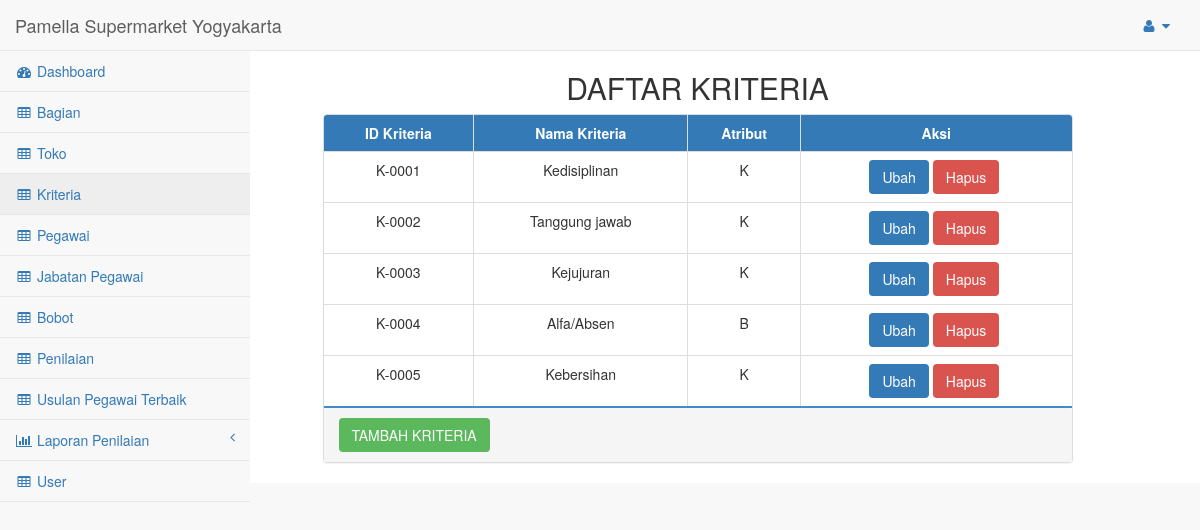
Page /pages/index.php?navigasi=kriteria&crud=view (signed in) on the earlier database version.
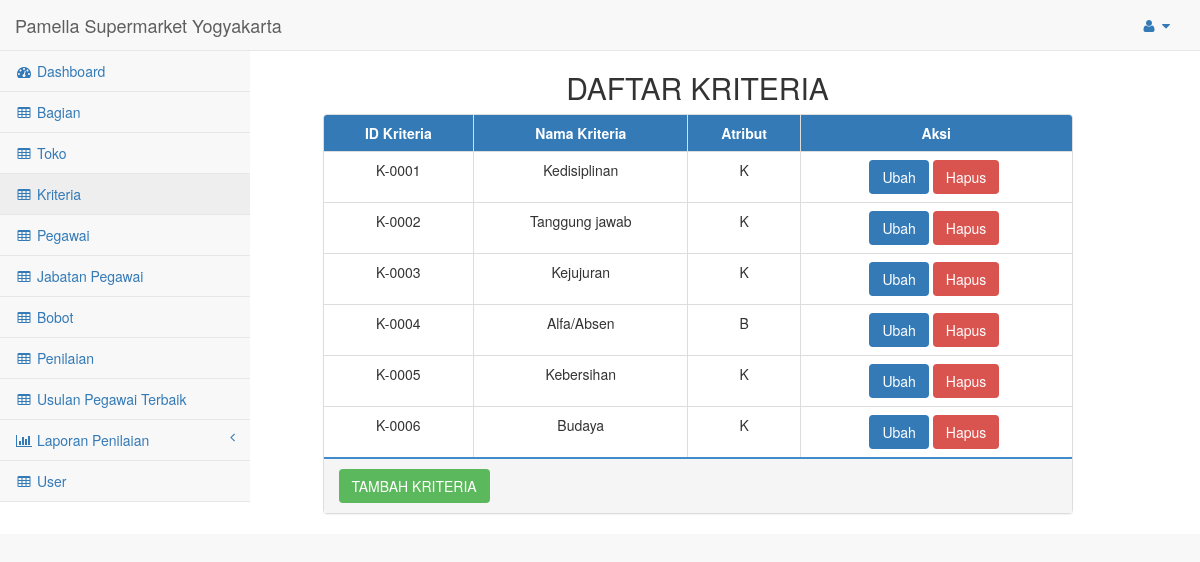
Same page on the later database version.
### tables this page shows
CREATE TABLE `kriteria` (
  `id_kriteria` char(8) NOT NULL,
  `nama_kriteria` varchar(25) NOT NULL,
  `atribut` enum('K','B') NOT NULL
);

### include/kontrol/cek_user.php (called while the page is built, shortened)
<?php
    $username=$_SESSION['username'];
    $hak_akses=$_SESSION['hak_akses'];
    $cek_user=("SELECT user_name,hak_akses FROM user WHERE user_name ='$username' AND hak_akses=$hak_akses");
    $user_data=mysqli_query($db_link,$cek_user);
    $cek_jum=mysqli_num_rows($user_data);
    if($cek_jum==NULL || $cek_jum==0 || $cek_jum<>1){
        header("location:login.php");
    }
    else if($cek_jum==1){
        $data_user=mysqli_fetch_assoc($user_data);
    }
?>

### include/view/read/kriteria_tampil.php (the view, shortened to what this page needs)
<div class="col-sm-8 col-sm-offset-3">
	<h2 class="text-center">DAFTAR KRITERIA</h2>
	<div class="panel-group">
		<div class="panel panel-default">
			<table class="table table-bordered table-hover text-center panel panel-primary">
				<thead class="panel-heading">
					<tr>
						<th class="text-center">ID Kriteria</th>
						<th class="text-center">Nama Kriteria</th>
						<th class="text-center">Atribut</th>
                        <th class="text-center">Aksi</th>
					</tr>
				</thead>
				<tbody>
					<?php
							$sql = "select * from kriteria order by id_kriteria";
							$hasil = mysqli_query($db_link,$sql);
							while ($data=mysqli_fetch_array($hasil)) {
							echo "<tr>";
                            echo "  <td>{$data['id_kriteria']}</td>
                                    <td>{$data['nama_kriteria']}</td>
                                    <td>{$data['atribut']}</td>
									<td>";
									 if($hak_akses==0 || $hak_akses==2  ){
										echo "<a class='btn btn-primary ubah' ref='".$data['id_kriteria']."'>Ubah</a>
										<a class='btn btn-danger hapus' ref='".$data['id_kriteria']."' nama='".$data['nama_kriteria']."'>Hapus</a>&nbsp;";
									}
                                    echo "</td>";
							echo "</tr>";
						}
					?>
				</tbody>
			</table>
						<hr style="height:2px; border:none;margin:0; color:#000; background-color:#428bca;">
			<div class="panel-heading">
					<div class="row">
						<div class="col-sm-12">
						<?php
						 if($hak_akses==0 || $hak_akses==2  ){
							echo '<button type="button" id="tambah" class="btn btn-success">TAMBAH KRITERIA</button>';
						}
						?>
						</div>
					</div>
			</div>
		</div>
	</div>
</div>

### pages/index.php (shortened to what this page needs)
<!DOCTYPE html>
<html lang="en">
<?php
    include_once "../koneksi.php";
    include_once "../include/kontrol/cek_user.php";
    $hak_akses=$data_user['hak_akses'];
?>
<head>
    <link href="../vendor/bootstrap/css/bootstrap.min.css" rel="stylesheet">
    <link href="../vendor/metisMenu/metisMenu.min.css" rel="stylesheet">
    <link href="../dist/css/sb-admin-2.css" rel="stylesheet">
    <link href="../vendor/font-awesome/css/font-awesome.min.css" rel="stylesheet" type="text/css">
    <link href="../vendor/bootstrap/css/bootstrap-datetimepicker-standalone.css" rel="stylesheet">
    <link href="../vendor/bootstrap/css/bootstrap-datetimepicker.min.css" rel="stylesheet">
</head>
<body >
    <div id="wrapper">
        <nav class="navbar navbar-default navbar-static-top" role="navigation" style="margin-bottom: 0">
            <div class="navbar-header">
                <a class="navbar-brand" href="index.html">Pamella Supermarket Yogyakarta</a>
            </div>
            <ul class="nav navbar-top-links navbar-right">
                <li class="dropdown">
                    <a class="dropdown-toggle" data-toggle="dropdown" href="#">
                        <i class="fa fa-user fa-fw"></i> <i class="fa fa-caret-down"></i>
                    </a>
                        </li>
                    </ul>
            <div class="navbar-default sidebar" role="navigation">
                <div class="sidebar-nav navbar-collapse">
                    <ul class="nav" id="side-menu">
                    <?php
                        if($hak_akses==0 || $hak_akses==1 || $hak_akses==2 || $hak_akses==3 || $hak_akses==4){
                            echo '
                            <li>
                                <a href="index.php?navigasi=dashboard"><i class="fa fa-dashboard fa-fw"></i> Dashboard</a>
                            </li>
                            ';
                        }
                         if($hak_akses==0 || $hak_akses==1 || $hak_akses==2 || $hak_akses==3 || $hak_akses==4){
                           echo '
                            <li>
                                <a href="index.php?navigasi=bagian&crud=view"><i class="fa fa-table fa-fw"></i> Bagian</a>
                            </li>
                           ';
                        }
                        if($hak_akses==0 || $hak_akses==1 || $hak_akses==2 || $hak_akses==3 || $hak_akses==4){
                            echo '
                            <li>
                                <a href="index.php?navigasi=toko&crud=view"><i class="fa fa-table fa-fw"></i> Toko</a>
                            </li>
                            ';
                        }
                         if($hak_akses==0 || $hak_akses==1 || $hak_akses==2 || $hak_akses==3 || $hak_akses==4){
                            echo '
                            <li>
                                <a href="index.php?navigasi=kriteria&crud=view"><i class="fa fa-table fa-fw"></i> Kriteria</a>
                            </li>
                            ';
                        }
                         if($hak_akses==0 || $hak_akses==1 || $hak_akses==2 || $hak_akses==3 || $hak_akses==4){
                            echo '
                            <li>
                                <a href="index.php?navigasi=pegawai&crud=view"><i class="fa fa-table fa-fw"></i> Pegawai</a>
                            </li>
                            ';
                        }
                         if($hak_akses==0 || $hak_akses==1 || $hak_akses==2 || $hak_akses==3 || $hak_akses==4){
                            echo '
                            <li>
                                <a href="index.php?navigasi=jabatan_pegawai&crud=view"><i class="fa fa-table fa-fw"></i> Jabatan Pegawai</a>
                            </li>
                            ';
                        }
                         if($hak_akses==0 || $hak_akses==1 || $hak_akses==2 || $hak_akses==3 || $hak_akses==4){
                            echo '
                            <li>
                                <a href="index.php?navigasi=bobot_penilaian&crud=view"><i class="fa fa-table fa-fw"></i> Bobot</a>
                            </li>
                            ';
                        }
                         if($hak_akses==0 || $hak_akses==1 || $hak_akses==2 || $hak_akses==3 || $hak_akses==4){
                            echo '
                            <li>
                                <a href="index.php?navigasi=penilaian&crud=view"><i class="fa fa-table fa-fw"></i> Penilaian</a>
                            </li>
                            ';
                        }
                         if($hak_akses==0 || $hak_akses==1 || $hak_akses==2 || $hak_akses==3 || $hak_akses==4){
                            echo '
                            <li>
                                <a href="index.php?navigasi=usulan_pegawai_terbaik&crud=view"><i class="fa fa-table fa-fw"></i>  Usulan Pegawai Terbaik</a>
                            </li>
                            ';
                        }
                         if($hak_akses==0 || $hak_akses==1 || $hak_akses==2 || $hak_akses==3 || $hak_akses==4){
                            echo '
                            <li>
                                <a href="#"><i class="fa fa-bar-chart-o fa-fw"></i> Laporan Penilaian<span class="fa arrow"></span></a>
                                <ul class="nav nav-second-level">';
                            echo '    </ul>
                            </li>
                            ';
                        }
                         if($hak_akses==0 || $hak_akses=2){
                            echo '
                            <li>
                            <a href="index.php?navigasi=user&crud=view"><i class="fa fa-table fa-fw"></i> User</a>
                            </li>
                            ';
                        }
                    ?>
                    </ul>
                </div>
            </div>
        </nav>
        <div class="page-wrapper" style="background-color:white">
            <div class="container" >
                <div class="row" >
                <?php
                	include_once "../include/navigasi/navigasi.php";
                ?>
                </div>
            </div>
        </div>
    </div>
</body>
</html>

### include/navigasi/navigasi.php (shortened to what this page needs)
<?php
if(isset($_GET['navigasi'])){
      if($_GET['navigasi']=='kriteria'){
        if ($_GET['crud']=='view'){
          include_once "../include/view/read/kriteria_tampil.php";
        }
      }
    };
?>

Differences in the rows shown:
added kriteria: id_kriteria "K-0006", nama_kriteria "Budaya", atribut "K"
